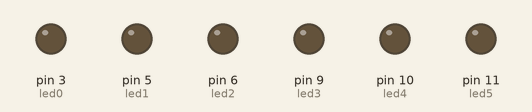
This sketch was run on a simulated Arduino Uno, built with avr-gcc and run on an emulated ATmega328P. Parts: output pins drawn as LEDs (lit = HIGH).

Above: at 0.05 s.
At 1.5 s:
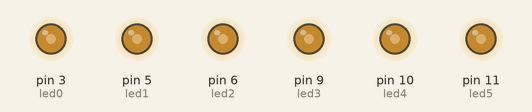
At 2.0 s:
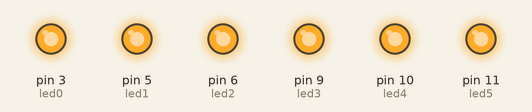
At 3.0 s:
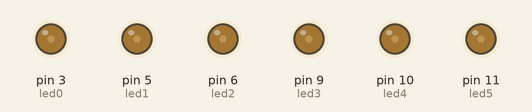
Timing chart, 0 to 6.9 s (numbered marks = the images above):
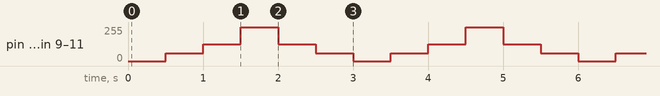

Measured:
- by itself, pin 3 (led0), pin 5 (led1), pin 6 (led2), pin 9 (led3), pin 10 (led4), pin 11 (led5): repeats every 3.0 s: 125/255 0.50 s, 255/255 0.50 s, 125/255 0.50 s, 60/255 0.50 s, 0/255 0.50 s, 60/255 0.50 s

The sketch:

ARDUINO_7_Segments_Numeros.ino
```cpp
/**********************************************************************************
**                                 Fade LEDs                                     **
**********************************************************************************/
//********** Includes *************************************************************
//********** Variables ************************************************************
const byte led0 = 3;          // donar nom al pin 3 de l’Arduino
const byte led1 = 5;          // donar nom al pin 5 de l’Arduino
const byte led2 = 6;          // donar nom al pin 6 de l’Arduino
const byte led3 = 9;          // donar nom al pin 9 de l’Arduino
const byte led4 = 10;         // donar nom al pin 10 de l’Arduino
const byte led5 = 11;         // donar nom al pin 11 de l’Arduino
unsigned long velocitat = 500;         // velocitat de l'acció en ms

//********** Setup ****************************************************************
void setup()
{
  pinMode(led0, OUTPUT);     // definir el pin 3 com una sortida
  pinMode(led1, OUTPUT);     // definir el pin 5 com una sortida
  pinMode(led2, OUTPUT);     // definir el pin 6 com una sortida
  pinMode(led3, OUTPUT);     // definir el pin 9 com una sortida
  pinMode(led4, OUTPUT);     // definir el pin 10 com una sortida
  pinMode(led5, OUTPUT);     // definir el pin 11 com una sortida
}

//********** Loop *****************************************************************
void loop()
{
  analogWrite(led0, 0);     // posar PWM del pin 3 a 0
  analogWrite(led1, 0);     // posar PWM del pin 5 a 0
  analogWrite(led2, 0);     // posar PWM del pin 6 a 0
  analogWrite(led3, 0);     // posar PWM del pin 9 a 0
  analogWrite(led4, 0);     // posar PWM del pin 10 a 0
  analogWrite(led5, 0);     // posar PWM del pin 11 a 0

  delay(velocitat);          // es queden leds velocitat ms en aquest estat

  analogWrite(led0, 60);     // posar PWM del pin 3 a 60
  analogWrite(led1, 60);     // posar PWM del pin 5 a 60
  analogWrite(led2, 60);     // posar PWM del pin 6 a 60
  analogWrite(led3, 60);     // posar PWM del pin 9 a 60
  analogWrite(led4, 60);     // posar PWM del pin 10 a 60
  analogWrite(led5, 60);     // posar PWM del pin 11 a 60

  delay(velocitat);          // es queden leds velocitat ms en aquest estat

  analogWrite(led0, 125);    // posar PWM del pin 3 a 125
  analogWrite(led1, 125);    // posar PWM del pin 5 a 125
  analogWrite(led2, 125);    // posar PWM del pin 6 a 125
  analogWrite(led3, 125);    // posar PWM del pin 9 a 125
  analogWrite(led4, 125);    // posar PWM del pin 10 a 125
  analogWrite(led5, 125);    // posar PWM del pin 11 a 125

  delay(velocitat);           // es queden leds velocitat ms en aquest estat

  analogWrite(led0, 255);    // posar PWM del pin 3 a 255
  analogWrite(led1, 255);    // posar PWM del pin 5 a 255
  analogWrite(led2, 255);    // posar PWM del pin 6 a 255
  analogWrite(led3, 255);    // posar PWM del pin 9 a 255
  analogWrite(led4, 255);    // posar PWM del pin 10 a 255
  analogWrite(led5, 255);    // posar PWM del pin 11 a 255

  delay(velocitat);           // es queden leds velocitat ms en aquest estat

  analogWrite(led0, 125);    // posar PWM del pin 3 a 125
  analogWrite(led1, 125);    // posar PWM del pin 5 a 125
  analogWrite(led2, 125);    // posar PWM del pin 6 a 125
  analogWrite(led3, 125);    // posar PWM del pin 9 a 125
  analogWrite(led4, 125);    // posar PWM del pin 10 a 125
  analogWrite(led5, 125);    // posar PWM del pin 11 a 125

  delay(velocitat);           // es queden leds velocitat ms en aquest estat

  analogWrite(led0, 60);     // posar PWM del pin 3 a 60
  analogWrite(led1, 60);     // posar PWM del pin 5 a 60
  analogWrite(led2, 60);     // posar PWM del pin 6 a 60
  analogWrite(led3, 60);     // posar PWM del pin 9 a 60
  analogWrite(led4, 60);     // posar PWM del pin 10 a 60
  analogWrite(led5, 60);     // posar PWM del pin 11 a 60

  delay(velocitat);          // es queden leds velocitat ms en aquest estat
}

//********** Funcions *************************************************************
```
